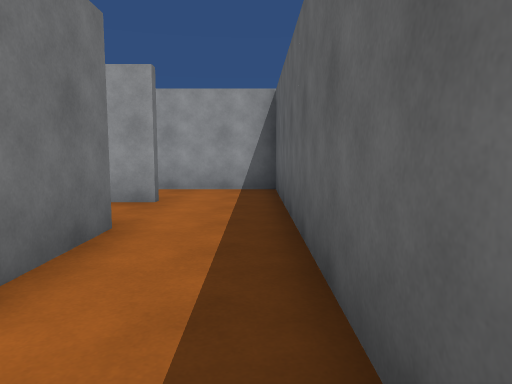
[1] (above)

13 first-person views from a walk through a Unity game level. The camera is 1.3 m above the floor, tilts 6° down and sees 70° across. The floor is counted in squares, 1.8 m on a side. Each view is taken from the middle of a square. On the plan, view 1 faces up. The plan holds only what a view shows up to about 11 squares ahead; the rest is blank. The place goes on beyond the plan. The player character is not drawn.

[2]
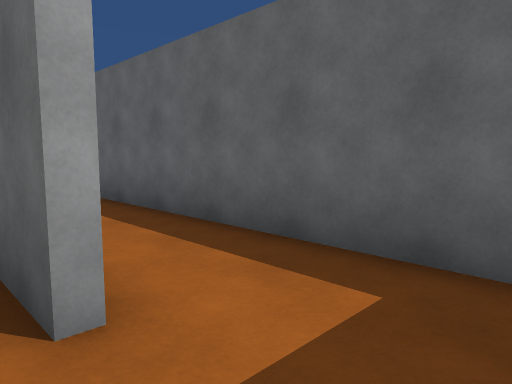

[3]
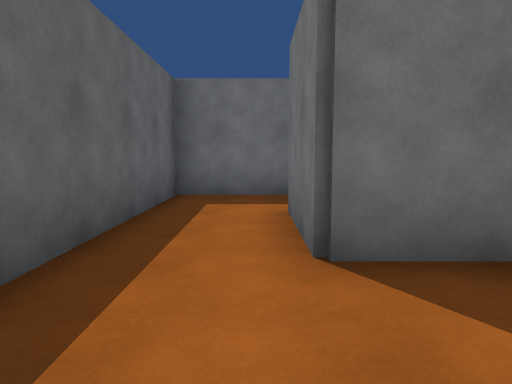

[4]
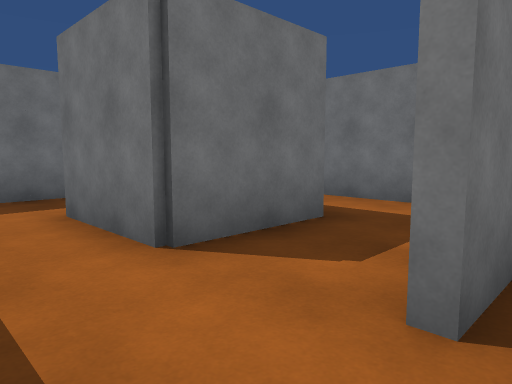

[5]
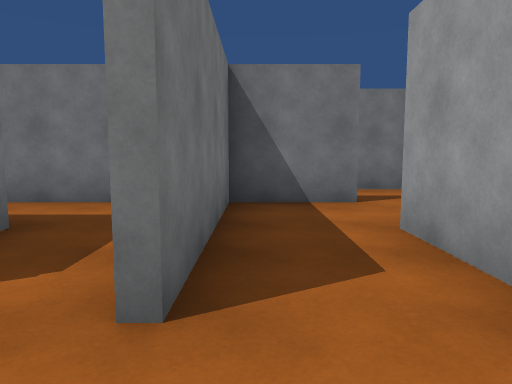

[6]
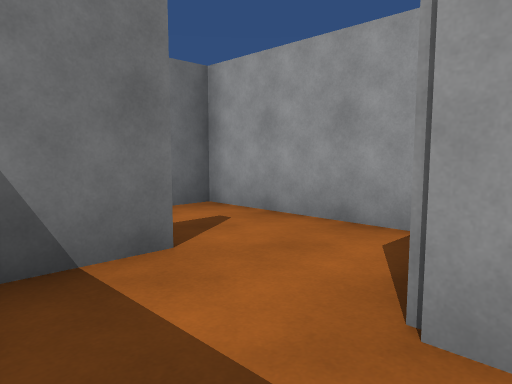

[7]
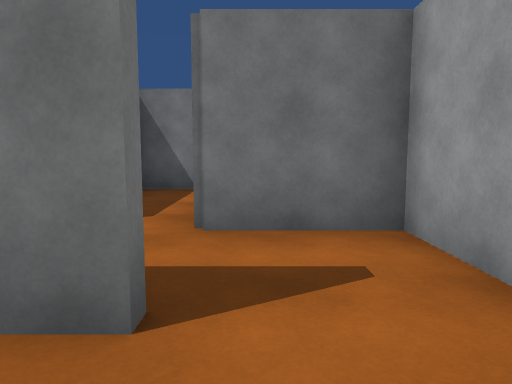

[8]
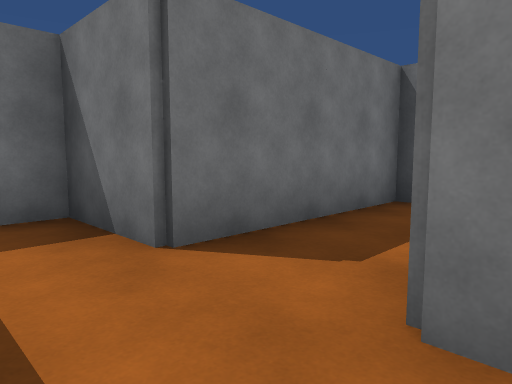

[9]
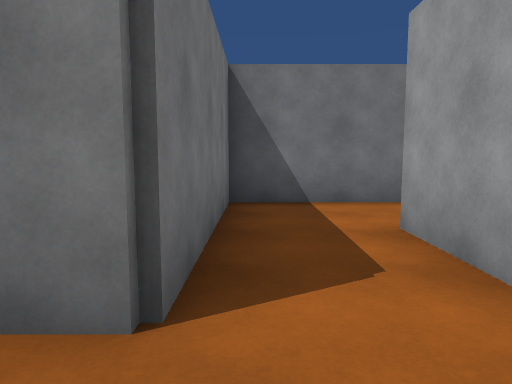

[10]
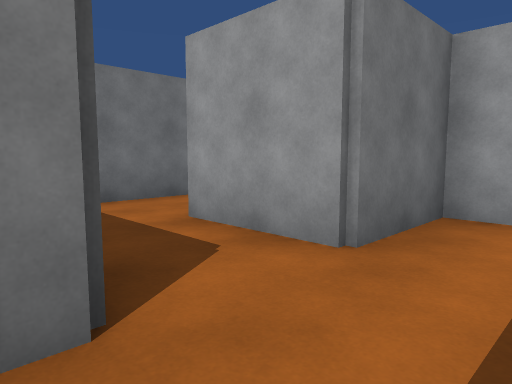

[11]
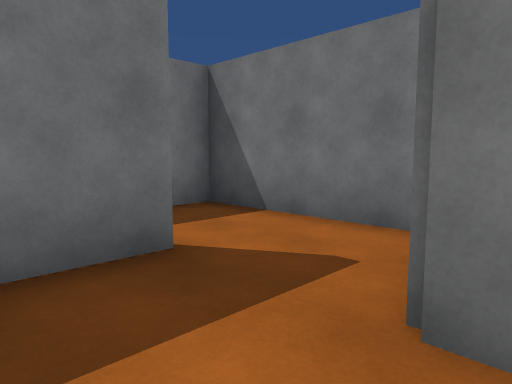

[12]
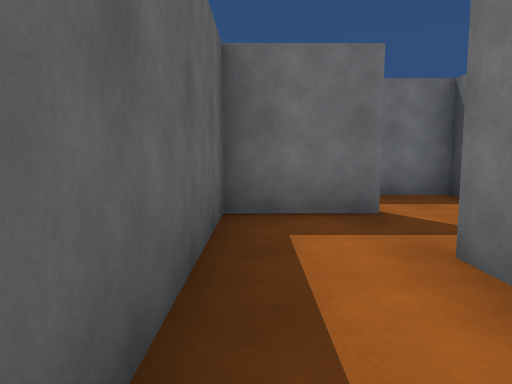

[13]
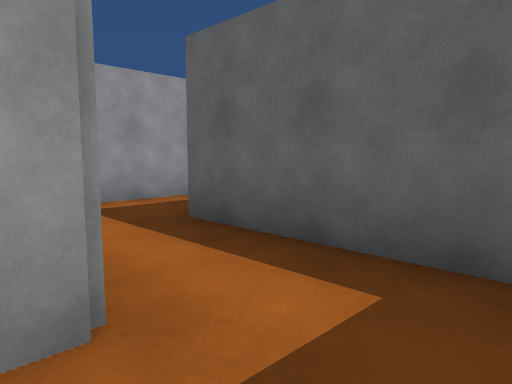

### Floor plan
Key: @ floor where view 1 was taken; # wall or solid block; . floor.
Columns run from 12 left of view 1 to 1 right of it. Each row starts with its distance up from view 1.
 13     ###
 12     ..
 11     .#
 10   ##.#
  9 ###..#####
  8  #..##...#   #
  7  #.##..#.#####
  6  #.....#.....#
  5  #####.####..#
  4      #.#.....#
  3      ###.###.#
  2       ##  .#.#
  1           ...#
  0           ..@#
 -1           ####

Positions as (right, up) in squares from view 1, and headings:
1: (0, 0), facing up
2: (-2, 0), facing up-right
3: (-1, 6), facing down
4: (0, 6), facing down-left
5: (0, 6), facing left
6: (-3, 6), facing up-left
7: (-4, 8), facing left
8: (-6, 8), facing down-left
9: (-6, 6), facing left
10: (-6, 5), facing up-left
11: (-8, 10), facing down-left
12: (-8, 12), facing down
13: (-10, 8), facing up-right
